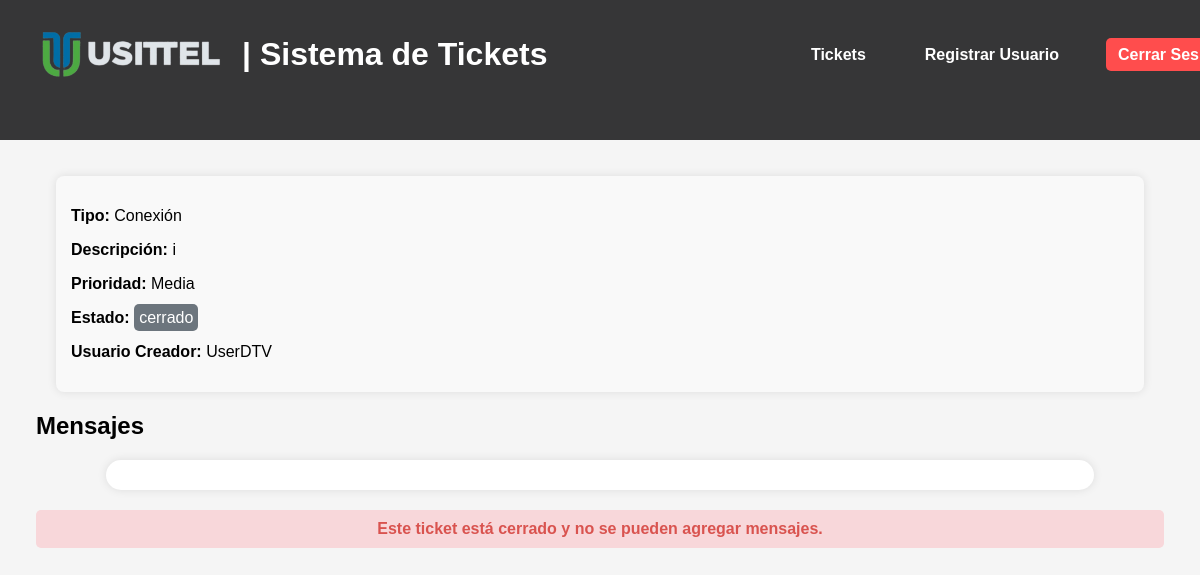
/ticket/59 (signed in), run on an earlier commit of the app's database.
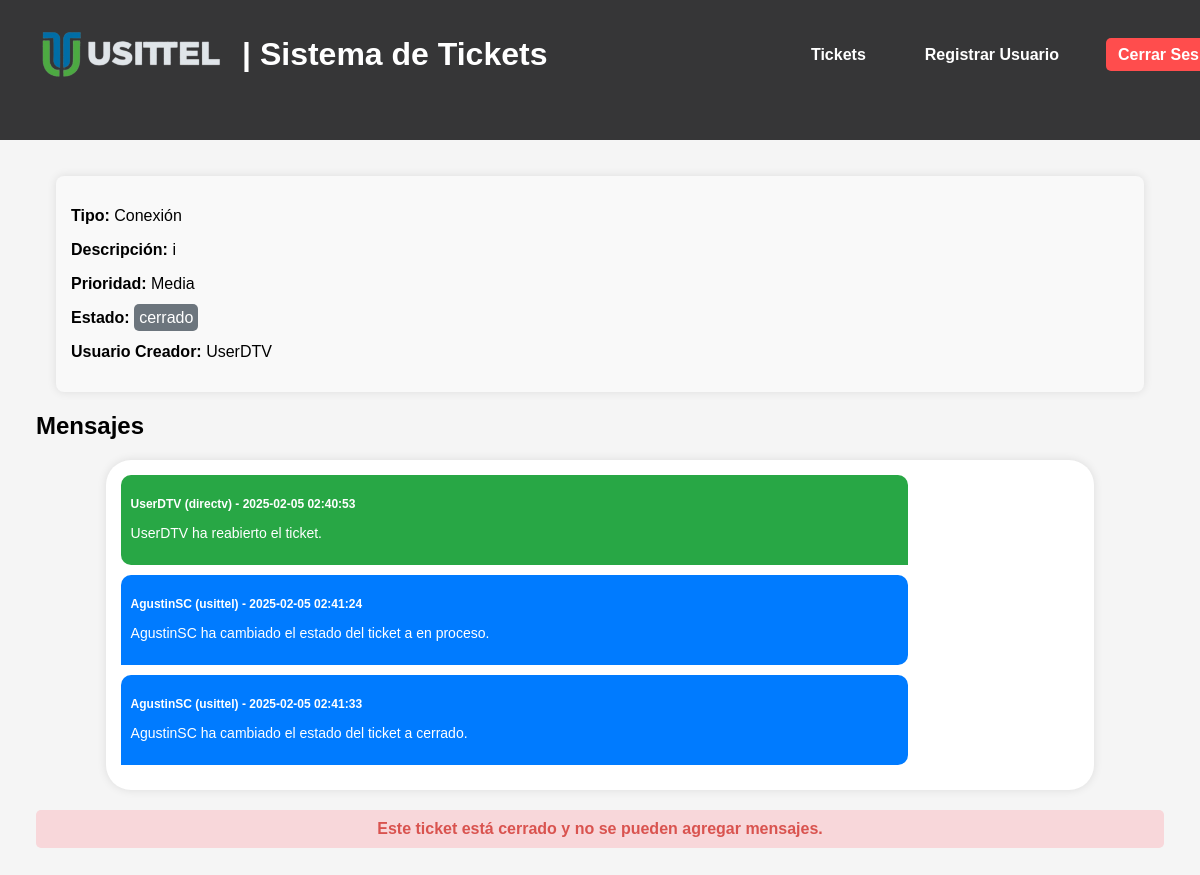
And on a later commit of the database.
### tables this page shows
CREATE TABLE messages (
    id INTEGER PRIMARY KEY AUTOINCREMENT,
    ticket_id INTEGER NOT NULL,
    usuario TEXT NOT NULL,
    rol TEXT NOT NULL,
    mensaje TEXT NOT NULL,
    fecha TIMESTAMP DEFAULT CURRENT_TIMESTAMP,
    FOREIGN KEY (ticket_id) REFERENCES tickets (id)
);

### app.py (the view)
@app.route('/ticket/<int:id>', methods=['GET'])
@login_required
def view_ticket(id):
    conn = get_db_connection()
    ticket = conn.execute('SELECT * FROM tickets WHERE id = ?', (id,)).fetchone()
    messages = conn.execute('SELECT * FROM messages WHERE ticket_id = ? ORDER BY fecha ASC', (id,)).fetchall()
    conn.close()
    if not ticket:
        return "Ticket no encontrado", 404
    return render_template('view_ticket.html', ticket=ticket, messages=messages, current_user=current_user)

### app.py (called while the page is built)
def get_db_connection():
    conn = sqlite3.connect('database.db', timeout=10)  # Espera hasta 10 segundos si la base de datos está bloqueada
    conn.row_factory = sqlite3.Row
    return conn

@login_manager.user_loader
def load_user(user_id):
    conn = get_db_connection()
    user = conn.execute('SELECT * FROM users WHERE id = ?', (user_id,)).fetchone()
    conn.close()
    if user:
        return User(id=user['id'], username=user['username'], role=user['role'])
    return None

### templates/view_ticket.html (shortened to what this page needs)
<!DOCTYPE html>
<html lang="es">
<head>
    <link rel="stylesheet" href="{{ url_for('static', filename='styles.css') }}">
</head>
<body>
    {% extends "base.html" %}
{% block content %}
    <header>
        {% include 'header.html' %}
        <h1>Detalles del Ticket #{{ ticket['id'] }}</h1>
        <nav>
            <a href="/tickets" class="btn-back">Volver a la lista de tickets</a>
        </nav>
    </header>
    <div style="margin: 3%">
    <div class="ticket-details">
        <p><strong>Tipo:</strong> {{ ticket['tipo'] }}</p>
        <p><strong>Descripción:</strong> {{ ticket['descripcion'] }}</p>
        <p><strong>Prioridad:</strong> {{ ticket['prioridad'] }}</p>
        <p><strong>Estado:</strong> <span class="estado-{{ ticket['estado']|lower }}">{{ ticket['estado'] }}</span></p>
        <p><strong>Usuario Creador:</strong> {{ ticket['usuario_creador'] }}</p>
    </div>
    <h2>Mensajes</h2>
    <div class="chat-container">
        {% for message in messages %}
        <div class="message {% if message['rol'] == 'usittel' %}usittel-message{% else %}directv-message{% endif %}">
            <p class="message-user"><strong>{{ message['usuario'] }} ({{ message['rol'] }})</strong> - {{ message['fecha'] }}</p>
            <p class="message-text">{{ message['mensaje'] }}</p>
        </div>
        {% endfor %}
    </div>
    {% if ticket['estado'].lower() != 'cerrado' %}
    <div class="message-form">
        <h2>Agregar Mensaje</h2>
        <form method="POST" action="{{ url_for('add_message', ticket_id=ticket['id']) }}">
            <textarea name="mensaje" rows="6" required></textarea><br>
            <button type="submit" class="btn-action">Enviar</button>
        </form>
    </div>
    {% else %}
    <p class="closed-ticket-message"><strong>Este ticket está cerrado y no se pueden agregar mensajes.</strong></p>
    {% endif %}
</div>
{% endblock %}

What changed in the data, as far as the page shows it:
added messages: usuario "UserDTV", rol "directv", fecha "2025-02-05 02:40:53", mensaje "UserDTV ha reabierto el ticket."
added messages: usuario "AgustinSC", rol "usittel", fecha "2025-02-05 02:41:24", mensaje "AgustinSC ha cambiado el estado del ticket a en proceso."
added messages: usuario "AgustinSC", rol "usittel", fecha "2025-02-05 02:41:33", mensaje "AgustinSC ha cambiado el estado del ticket a cerrado."
